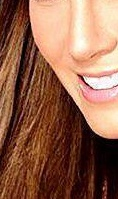
#> input picture sample_cuts/pred/000001.jpg, 118 x 199 px, found by its file name
$ jupyter execute --allow-errors CannyEdgeExample.ipynb
#> lines starting #> are read from the running program, lines starting #| are printed output that depends on the picture
### src/preprocessing.py
# This code performs the Canny Edge Detection
# Its based on the following tutorial: https://towardsdatascience.com/canny-edge-detection-step-by-step-in-python-computer-vision-b49c3a2d8123

import cv2
import numpy as np

from utils import normalize


# Applies convolution on a grayscaled image with given kernel with FFT
def __convFFT__(image, kernel):
    # Applying FFT on kernel and image
    kernel_t = np.fft.fft2(kernel, s=(image.shape[:2]), axes=(0, 1))
    image_t = np.fft.fft2(image, axes=(0, 1))

    # Multiplying transformed matrices
    image_t = image_t * kernel_t[:, :]

    # Applying inverse FFT
    image_t = np.fft.ifft2(image_t, axes=(0, 1)).real

    return image_t

def __gaussianFilter__(image):
    # Creating filter
    t = np.linspace(-10, 10, 30)
    bump = np.exp(-0.1*t**2)
    bump /= np.trapz(bump)
    kernel = bump[:, np.newaxis] * bump[np.newaxis, :]

    # Applying filter with FFT
    image_t = __convFFT__(image, kernel)
    image_t = normalize(image_t)

    return image_t

# [82 lines left out: functions __sobelFilter__, __non_max_suppression__, __double_threshold__, __hysteresis__, not called in this run]

def cannyEdgeDetection(image):
    # Applying steps to calculate Canny Edge Detector
    image_f = __gaussianFilter__(image)
    image_f, theta = __sobelFilter__(image_f)
    image_f = __non_max_suppression__(image_f, theta)
    image_f, weak, strong = __double_threshold__(image_f)
    image_f = __hysteresis__(image_f, weak, strong)

    return image_f

### sample_code/CannyEdgeExample.ipynb
[cell 1]
import cv2
import numpy as np
import matplotlib.pyplot as plt

import sys
sys.path.append('../src/')

from preprocessing import cannyEdgeDetection

[cell 2]
face_cascade = cv2.CascadeClassifier('../../data/lbpcascade_frontalface.xml')

[cell 3]
image = cv2.imread('../data/Img/000001.jpg')
#> image is the input picture: shape (199, 118, 3); mean B, G, R 78.2, 100.6, 147.4

gray = cv2.cvtColor(image, cv2.COLOR_BGR2GRAY)
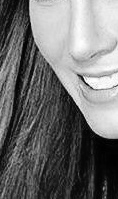
#> gray: shape (199, 118); min 0, max 255, mean 112.1
#> (the rest of this cell did not finish here and is left out)

#> in __convFFT__, `kernel_t = np.fft.fft2(kernel, s=(image.shape[:2]), axes=(0, 1))`:
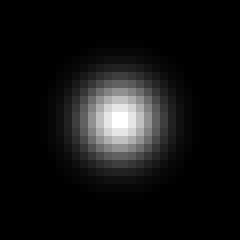
#> kernel: shape (30, 30) float64 (shown 8 times larger); min 3.12e-11, max 0.0148, mean 0.00111; drawn with min black and max white
#> in __convFFT__, `image_t = np.fft.ifft2(image_t, axes=(0, 1)).real`:
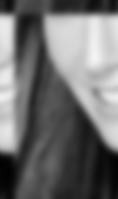
#> image_t: shape (199, 118) float64; min 2.35, max 244.3, mean 112.1
plt.axis('off')
_ = plt.imshow(image_f, cmap='gray')

$ run again, with sample_cuts/pred/000002.jpg copied over sample_cuts/pred/000001.jpg
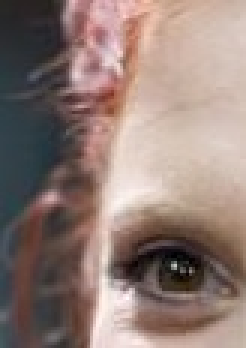
#> input picture sample_cuts/pred/000002.jpg, 82 x 116 px, found by its file name (shown 3 times larger)
#> image is the input picture: shape (116, 82, 3); mean B, G, R 117.5, 124.3, 144.4
#> `gray = cv2.cvtColor(image, cv2.COLOR_BGR2GRAY)`:
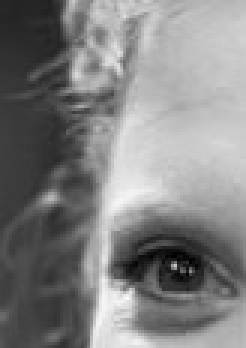
#> gray: shape (116, 82) (shown 3 times larger); min 0, max 251, mean 129.5
#> in __convFFT__, `image_t = np.fft.ifft2(image_t, axes=(0, 1)).real`:
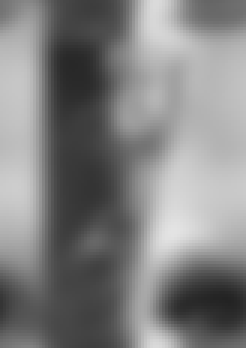
#> image_t: shape (116, 82) float64 (shown 3 times larger); min 35.81, max 227.7, mean 129.5

$ run again, with sample_cuts/pred/000003.jpg copied over sample_cuts/pred/000001.jpg
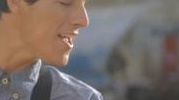
#> input picture sample_cuts/pred/000003.jpg, 179 x 100 px, found by its file name
#> image is the input picture: shape (100, 179, 3); mean B, G, R 104.6, 110.1, 121.8
#> `gray = cv2.cvtColor(image, cv2.COLOR_BGR2GRAY)`:
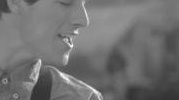
#> gray: shape (100, 179); min 48, max 253, mean 113
#> in __convFFT__, `image_t = np.fft.ifft2(image_t, axes=(0, 1)).real`:
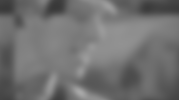
#> image_t: shape (100, 179) float64; min 57.08, max 168.3, mean 113

$ run again, with sample_cuts/pred/000004.jpg copied over sample_cuts/pred/000001.jpg
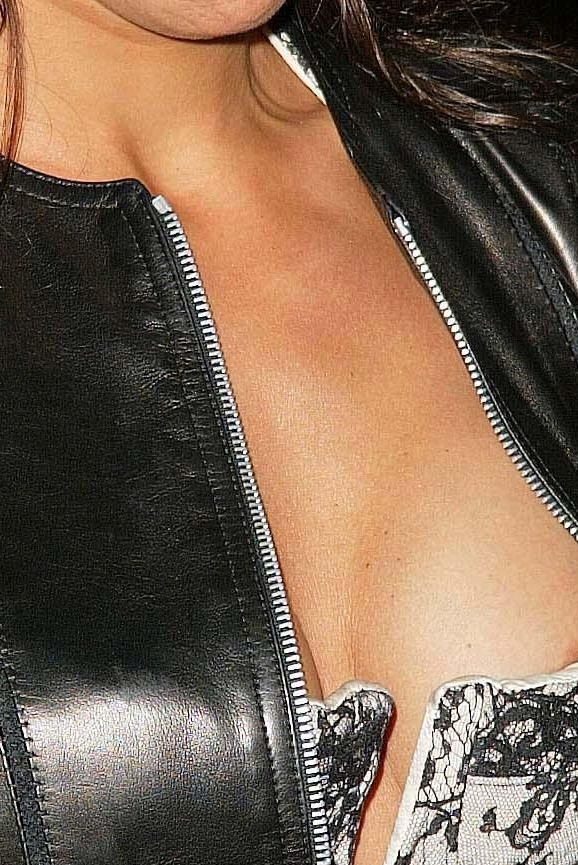
#> input picture sample_cuts/pred/000004.jpg, 578 x 865 px, found by its file name
#> image is the input picture: shape (865, 578, 3); mean B, G, R 81.3, 100.2, 123.4
#> `gray = cv2.cvtColor(image, cv2.COLOR_BGR2GRAY)`:
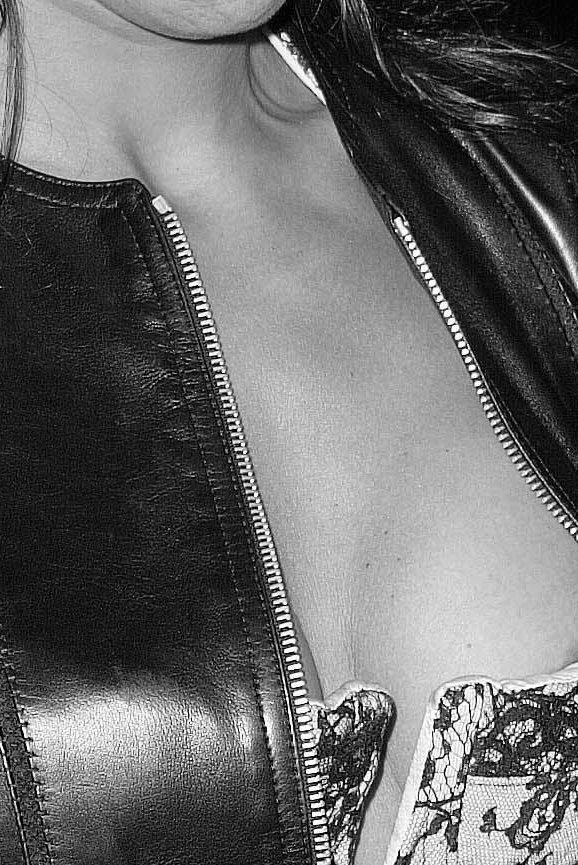
#> gray: shape (865, 578); min 0, max 255, mean 105
#> in __convFFT__, `image_t = np.fft.ifft2(image_t, axes=(0, 1)).real`:
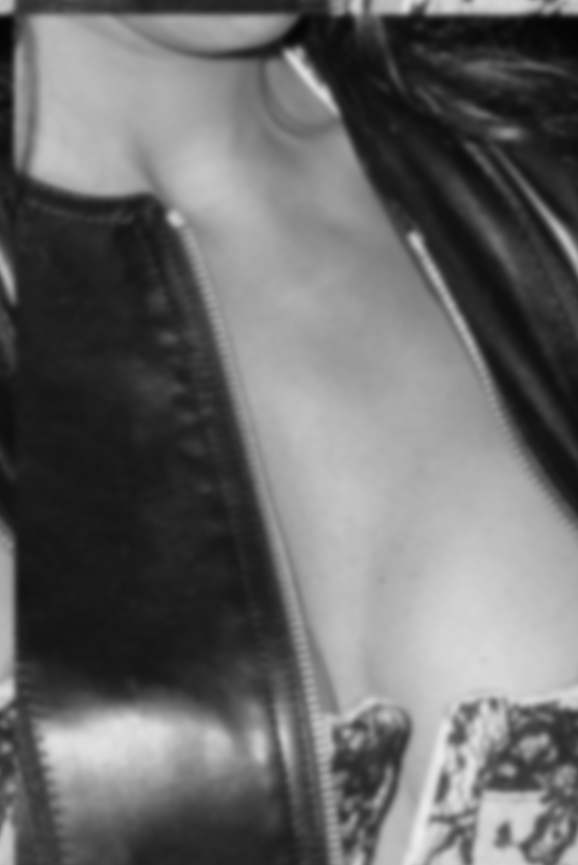
#> image_t: shape (865, 578) float64; min 4.08, max 236.3, mean 105
